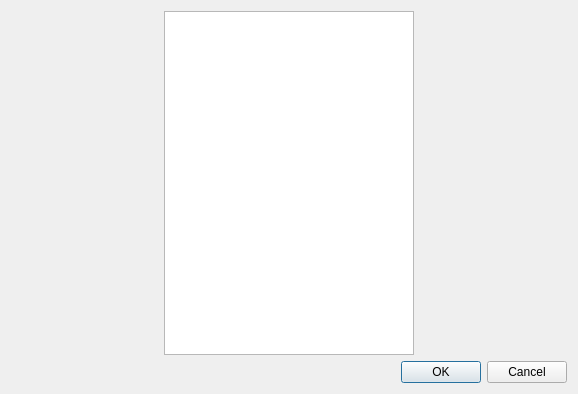
<?xml version="1.0" encoding="UTF-8"?>
<ui version="4.0">
 <class>Dialog</class>
 <widget class="QDialog" name="Dialog">
  <property name="geometry">
   <rect>
    <x>0</x>
    <y>0</y>
    <width>578</width>
    <height>394</height>
   </rect>
  </property>
  <property name="windowTitle">
   <string>Dialog</string>
  </property>
  <layout class="QVBoxLayout" name="verticalLayout">
   <item>
    <layout class="QHBoxLayout" name="horizontalLayout">
     <item>
      <layout class="QVBoxLayout" name="verticalLayout_2"/>
     </item>
     <item>
      <widget class="QTableView" name="tableView">
       <property name="minimumSize">
        <size>
         <width>250</width>
         <height>0</height>
        </size>
       </property>
       <property name="maximumSize">
        <size>
         <width>250</width>
         <height>16777215</height>
        </size>
       </property>
      </widget>
     </item>
    </layout>
   </item>
   <item>
    <widget class="QDialogButtonBox" name="buttonBox">
     <property name="orientation">
      <enum>Qt::Horizontal</enum>
     </property>
     <property name="standardButtons">
      <set>QDialogButtonBox::Cancel|QDialogButtonBox::Ok</set>
     </property>
    </widget>
   </item>
  </layout>
 </widget>
 <resources/>
 <connections>
  <connection>
   <sender>buttonBox</sender>
   <signal>accepted()</signal>
   <receiver>Dialog</receiver>
   <slot>accept()</slot>
   <hints>
    <hint type="sourcelabel">
     <x>248</x>
     <y>254</y>
    </hint>
    <hint type="destinationlabel">
     <x>157</x>
     <y>274</y>
    </hint>
   </hints>
  </connection>
  <connection>
   <sender>buttonBox</sender>
   <signal>rejected()</signal>
   <receiver>Dialog</receiver>
   <slot>reject()</slot>
   <hints>
    <hint type="sourcelabel">
     <x>316</x>
     <y>260</y>
    </hint>
    <hint type="destinationlabel">
     <x>286</x>
     <y>274</y>
    </hint>
   </hints>
  </connection>
 </connections>
</ui>
